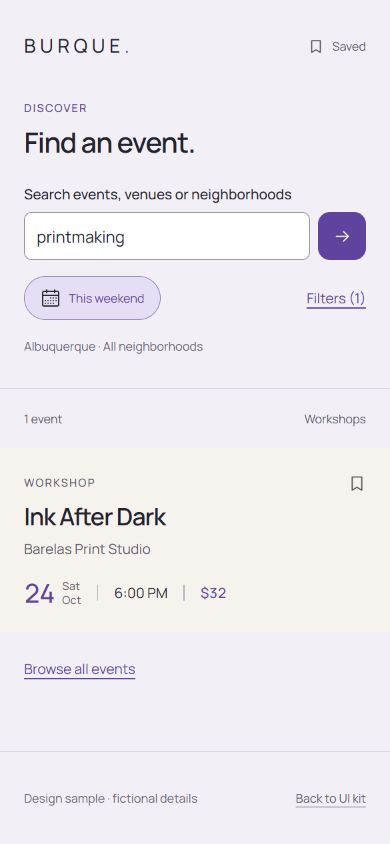
#> input picture date-line-kit-variations/qa/daybreak-search.png, 390 x 844 px, found by its file name; its folder holds 4 pictures in this run
$ python register.py
#> lines starting #> are read from the running program, lines starting #| are printed output that depends on the picture
from pathlib import Path
import json,re,hashlib
from PIL import Image,ImageDraw
p=Path('date-line-kit-variations');q=p/'qa';src=Path('date-line-ui-kit')
proof={}
for skin in ['original','daybreak','tide','lift']:
 folder=p if skin=='original' else p/skin;checks={}
 for f in (src/'frames').glob('*.html'):
  def normalized(path):
   s=path.read_text(encoding='utf-8-sig');b=re.search(r'<body[^>]*>([\s\S]*)</body>',s)[1];return re.sub(r'(?:\.\./)*assets/','ASSETS/',b)
  checks[f.name]=normalized(f)==normalized(folder/'frames'/f.name)
 proof[skin]=checks
(q/'fixture-lock.json').write_text(json.dumps(proof,indent=2))
# Crop-free composition of the three actual native-width screens.
out=Image.new('RGB',(1202,880),'#111517');d=ImageDraw.Draw(out)
#> after `out = Image.new('RGB', (1202, 880), '#111517')`:
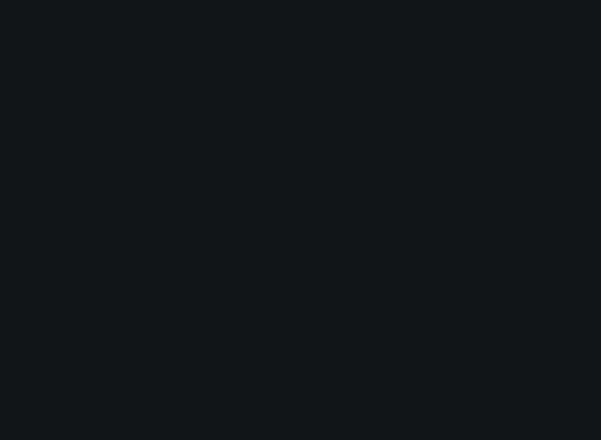
#> out: PIL image 1202x880 RGB (shown at 1/2 size); mean R, G, B 17, 21, 23
for i,(key,title) in enumerate([('daybreak','01 / Daybreak'),('tide','02 / Tide'),('lift','03 / Lift')]):
 out.paste(Image.open(q/(key+'-search.png')),(i*406,36));d.text((i*406+12,10),title,fill='white')
#> after `out.paste(Image.open(q / (key + '-search.png')), (i * 406, 36))`:
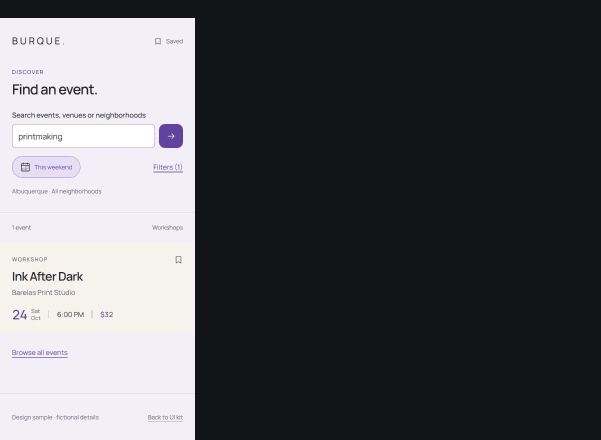
#> out: PIL image 1202x880 RGB (shown at 1/2 size); mean R, G, B 85.8, 87.6, 90.7
#> (the run stopped early here; a loop or call above may not have finished)
